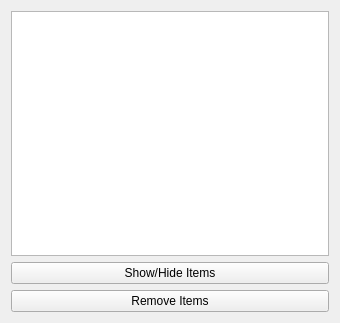
<?xml version="1.0" encoding="UTF-8"?>
<ui version="4.0">
 <class>Widget</class>
 <widget class="QWidget" name="Widget">
  <property name="geometry">
   <rect>
    <x>0</x>
    <y>0</y>
    <width>340</width>
    <height>323</height>
   </rect>
  </property>
  <property name="windowTitle">
   <string>Widget</string>
  </property>
  <layout class="QVBoxLayout" name="verticalLayout">
   <item>
    <widget class="QGraphicsView" name="graphicsView"/>
   </item>
   <item>
    <widget class="QPushButton" name="showHideButton">
     <property name="text">
      <string>Show/Hide Items</string>
     </property>
    </widget>
   </item>
   <item>
    <widget class="QPushButton" name="removeButton">
     <property name="text">
      <string>Remove Items</string>
     </property>
    </widget>
   </item>
  </layout>
 </widget>
 <resources/>
 <connections/>
</ui>
